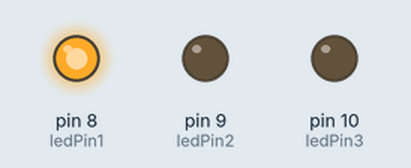
Bench run of a sketch on a simulated Arduino Uno, built with avr-gcc and run on an emulated ATmega328P. Parts: output pins drawn as LEDs (lit = HIGH).

Above: at 0.03 s.
At 1.46 s:
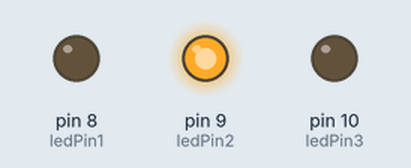
At 2.88 s:
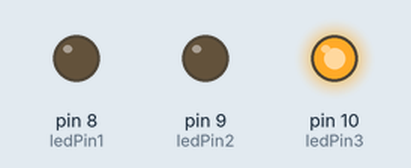
Timing chart, 0 to 3.2 s (numbered marks = the images above):
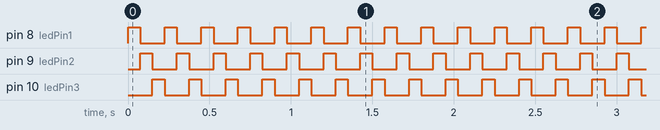

The sketch:

Day_3.ino
```cpp
// 3 simple circuits
// black on ground rail
// 3 resistors from ground rail to cathod on LEDs
// 3 jumpers from another on LED to pins 8, 9, 10

const int ledPin1 = 8;   // the number of the first LED pin
const int ledPin2 = 9;   // the number of the second LED pin
const int ledPin3 = 10;  // the number of the third LED pin

void setup() {
  pinMode(ledPin1, OUTPUT);  // initialize the first LED pin as an output
  pinMode(ledPin2, OUTPUT);  // initialize the second LED pin as an output
  pinMode(ledPin3, OUTPUT);  // initialize the third LED pin as an output
}

void loop() {
  digitalWrite(ledPin1, HIGH);  // turn the first LED on
  delay(75);                   // wait for half a second
  digitalWrite(ledPin1, LOW);   // turn the first LED off

  digitalWrite(ledPin2, HIGH);  // turn the second LED on
  delay(75);                   // wait for half a second
  digitalWrite(ledPin2, LOW);   // turn the second LED off

  digitalWrite(ledPin3, HIGH);  // turn the third LED on
  delay(75);                   // wait for half a second
  digitalWrite(ledPin3, LOW);   // turn the third LED off
}
```

Measured:
- by itself, pin 8 (ledPin1), pin 9 (ledPin2), pin 10 (ledPin3): alternates HIGH for 0.08 s and LOW for 0.15 s
